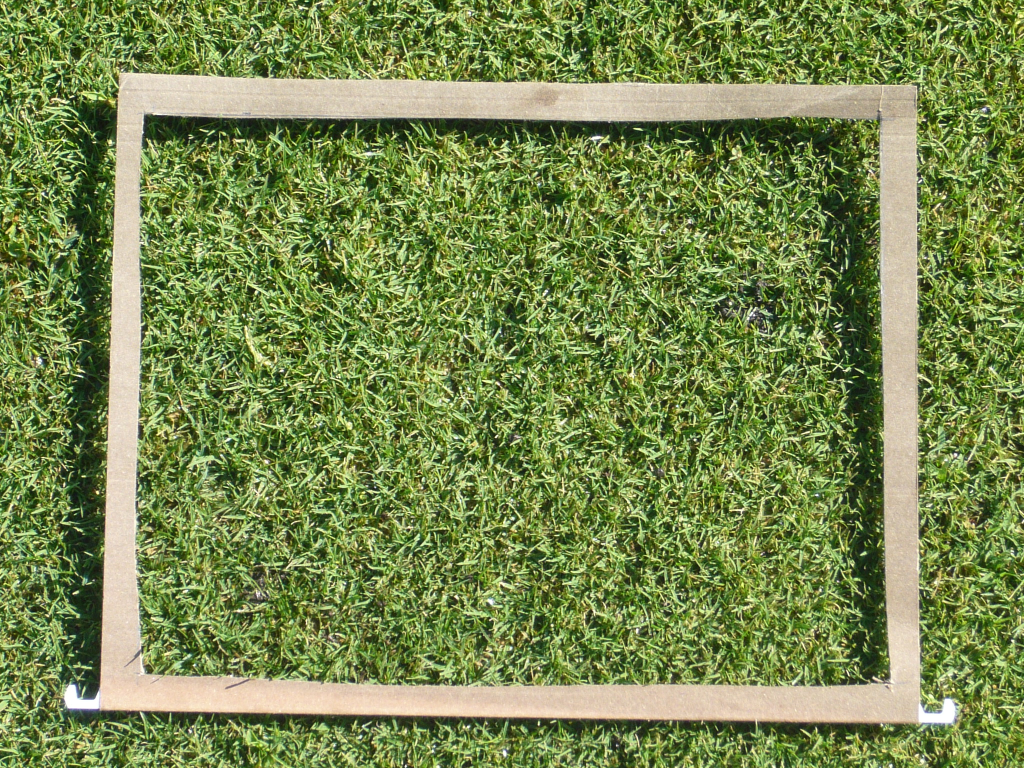
#> input picture data/original/Patch 7.JPG, 2048 x 1536 px, found by its file name (shown at 1/2 size)
$ python plot_random_walker_segmentation.py
#> lines starting #> are read from the running program, lines starting #| are printed output that depends on the picture; after the words box and inside, x2 and y2 are one past the last pixel; in counts of white or black regions, pixels touching at a corner belong together
"""
==========================
Random walker segmentation
==========================

The random walker algorithm [1]_  determines the segmentation of an image from
a set of markers labeling several phases (2 or more). An anisotropic diffusion
equation is solved with tracers initiated at the markers' position. The local
diffusivity coefficient is greater if neighboring pixels have similar values,
so that diffusion is difficult across high gradients. The label of each unknown
pixel is attributed to the label of the known marker that has the highest
probability to be reached first during this diffusion process.

In this example, two phases are clearly visible, but the data are too
noisy to perform the segmentation from the histogram only. We determine
markers of the two phases from the extreme tails of the histogram of gray
values, and use the random walker for the segmentation.

.. [1] *Random walks for image segmentation*, Leo Grady, IEEE Trans. Pattern
       Anal. Mach. Intell. 2006 Nov; 28(11):1768-83

"""
import numpy as np
import matplotlib.pyplot as plt
from skimage import io, img_as_float
from skimage import transform
from skimage import color

from skimage.segmentation import random_walker


image = io.imread(
    "D:\\Dropbox\\Turfgrass software project\\Pictures taken\\Patch 7.JPG")
#> image is the input picture: shape (1536, 2048, 3); mean R, G, B 118.7, 135.7, 77.8
image = img_as_float(transform.resize(image, (800, 800)))
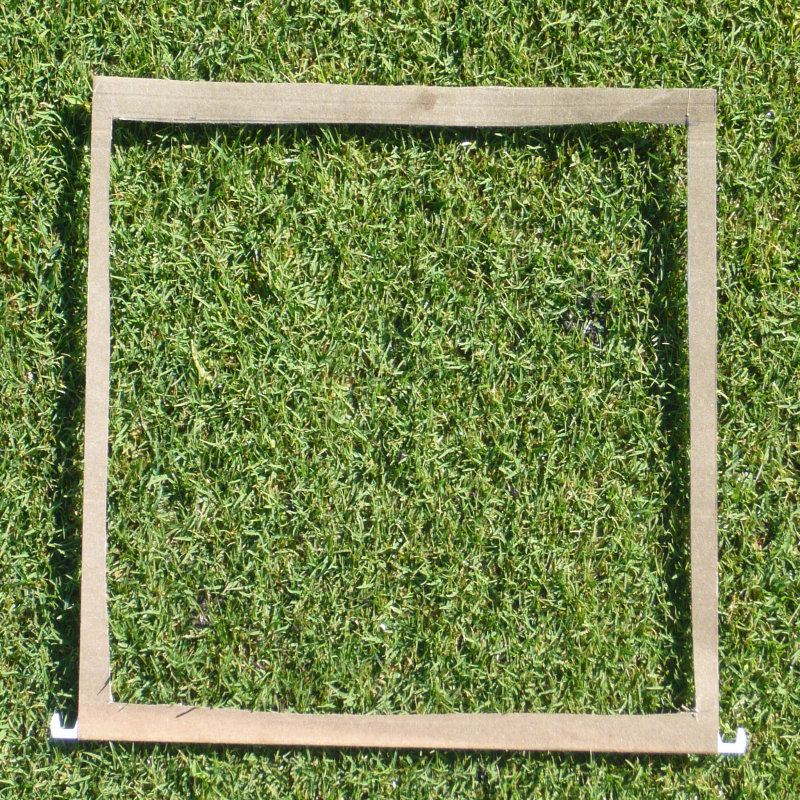
#> image: shape (800, 800, 3) float64; mean R, G, B 0.466, 0.532, 0.305
image_grey = color.rgb2gray(image)
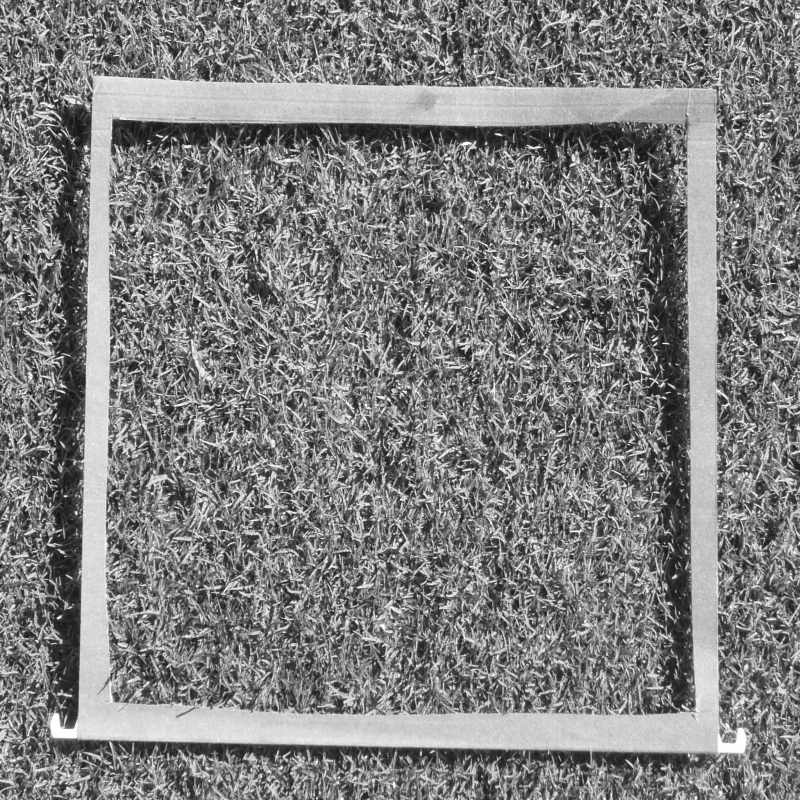
#> image_grey: shape (800, 800) float64; min 0.0716, max 1, mean 0.502

# print(image_grey)
markers = np.zeros(image_grey.shape, dtype=np.uint)
markers[image_grey < 0.3] = 1
markers[image_grey > 0.7] = 2

# print(markers)
# Run random walker algorithm
labels = random_walker(image_grey, markers, beta=10, mode='bf')
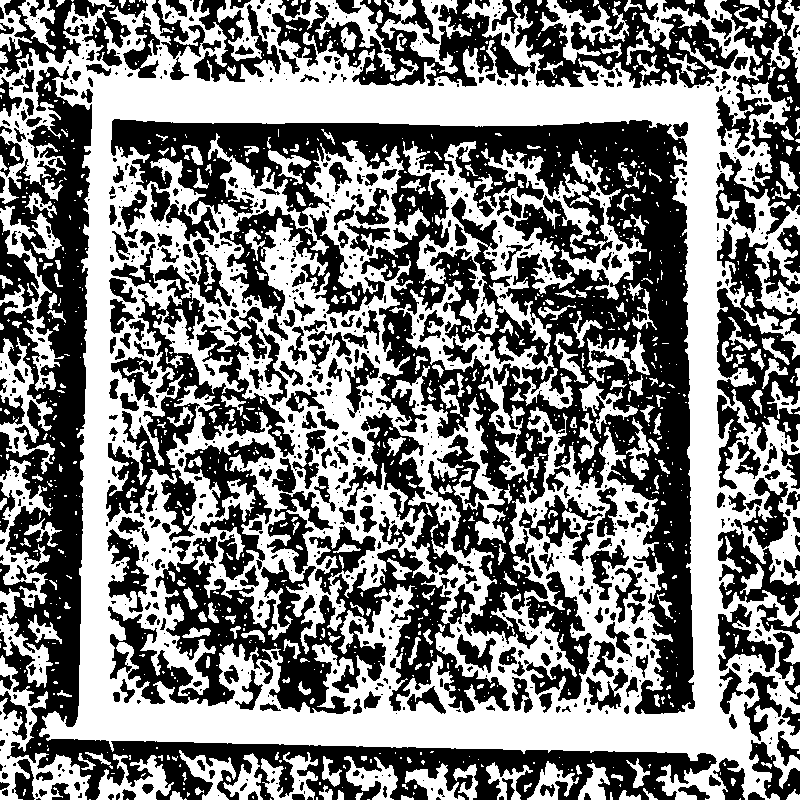
#> labels: shape (800, 800) uint64; values 1 (black) and 2 (white), 49.9% white; 1335 white regions (1038 under 20 px), largest, box (x1, y1, x2, y2) and area: (0, 0, 800, 800) 241436, (389, 141, 598, 482) 17856, (0, 655, 91, 800) 4023
print(labels)
#> (printed output is left out)

# Plot results
fig, (ax1, ax2, ax3) = plt.subplots(1, 3, figsize=(8, 3.2))
ax1.imshow(image_grey, cmap='gray', interpolation='nearest')
ax1.axis('off')
ax1.set_title('Noisy data')
ax2.imshow(markers, cmap='hot', interpolation='nearest')
ax2.axis('off')
ax2.set_title('Markers')
ax3.imshow(labels, cmap='gray', interpolation='nearest')
ax3.axis('off')
ax3.set_title('Segmentation')

fig.subplots_adjust(hspace=0.01, wspace=0.01, top=1, bottom=0, left=0,
                    right=1)
plt.show()
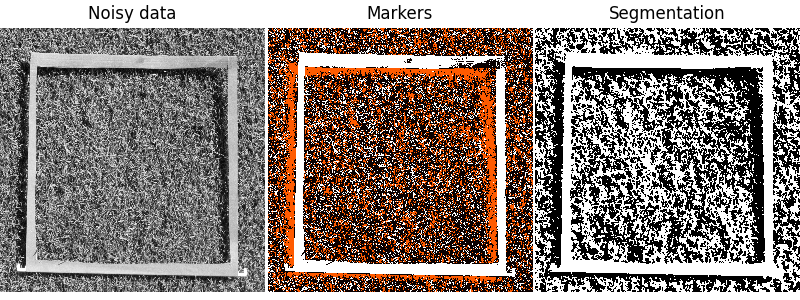
#> figure drawn by matplotlib, 3 panels

$ run again, with data/original/Patch 10.JPG copied over data/original/Patch 7.JPG
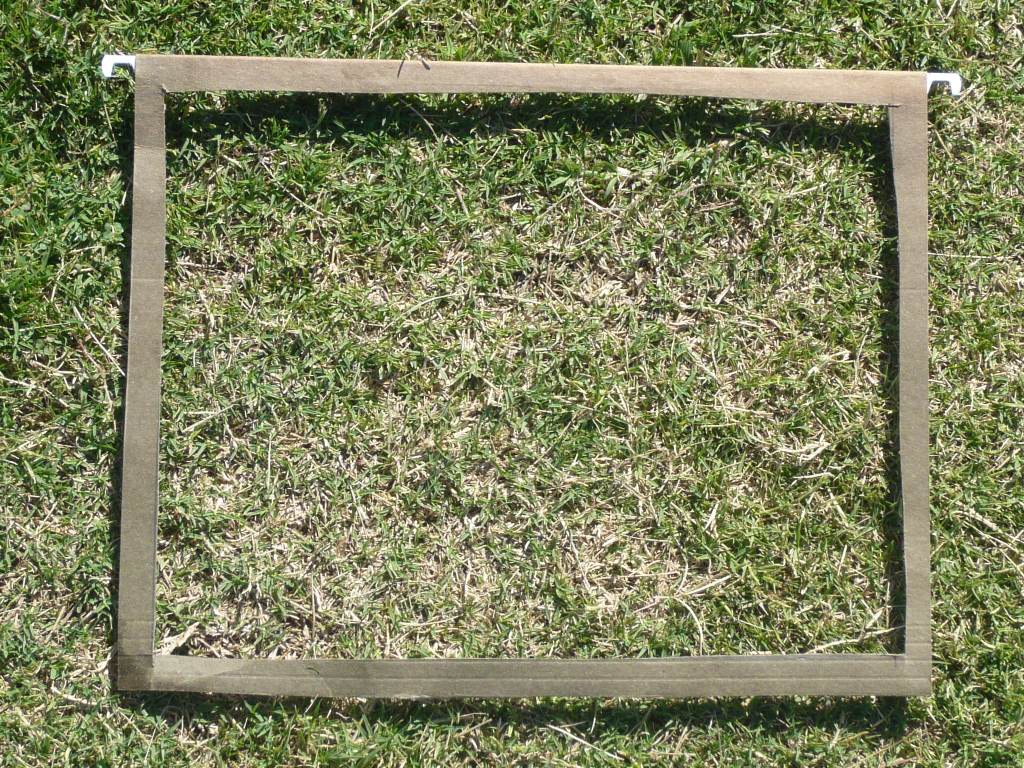
#> input picture data/original/Patch 10.JPG, 2048 x 1536 px, found by its file name (shown at 1/2 size)
#> image is the input picture: shape (1536, 2048, 3); mean R, G, B 126.8, 130.9, 93.1
#> image: shape (800, 800, 3) float64
#> `labels = random_walker(image_grey, markers, beta=10, mode='bf')`:
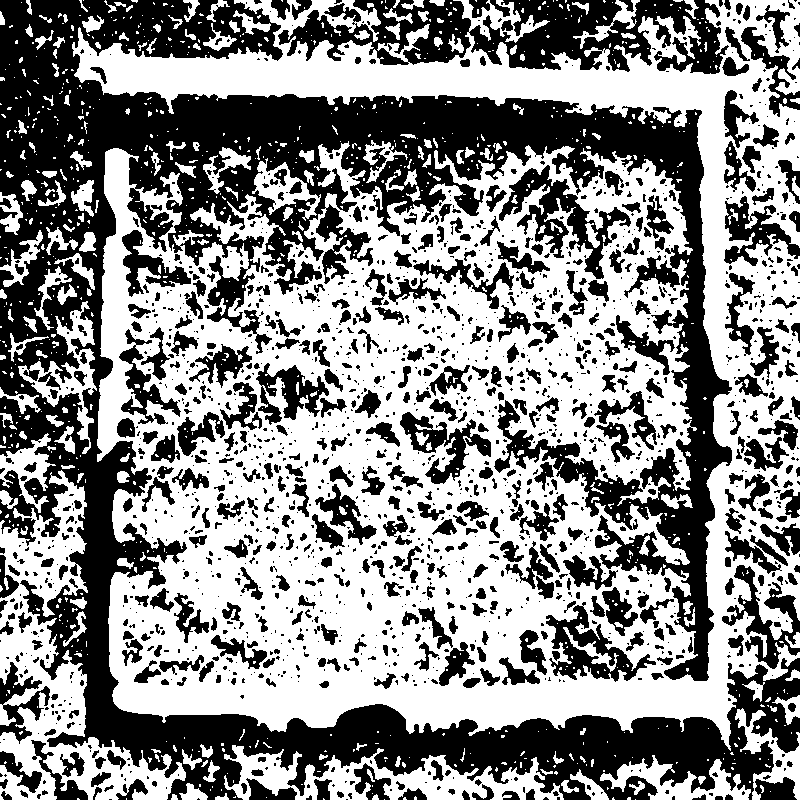
#> labels: shape (800, 800) uint64; values 1 (black) and 2 (white), 54.6% white; 1791 black regions (1217 under 20 px), largest, box (x1, y1, x2, y2) and area: (0, 0, 800, 800) 172432, (278, 0, 729, 74) 17586, (499, 165, 631, 279) 4322
#> (printed output is left out)
#> `plt.show()`:
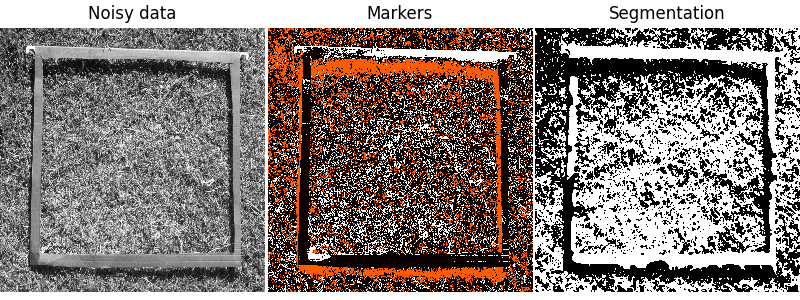
#> figure drawn by matplotlib, 3 panels

$ run again, with data/original/Patch 2.JPG copied over data/original/Patch 7.JPG
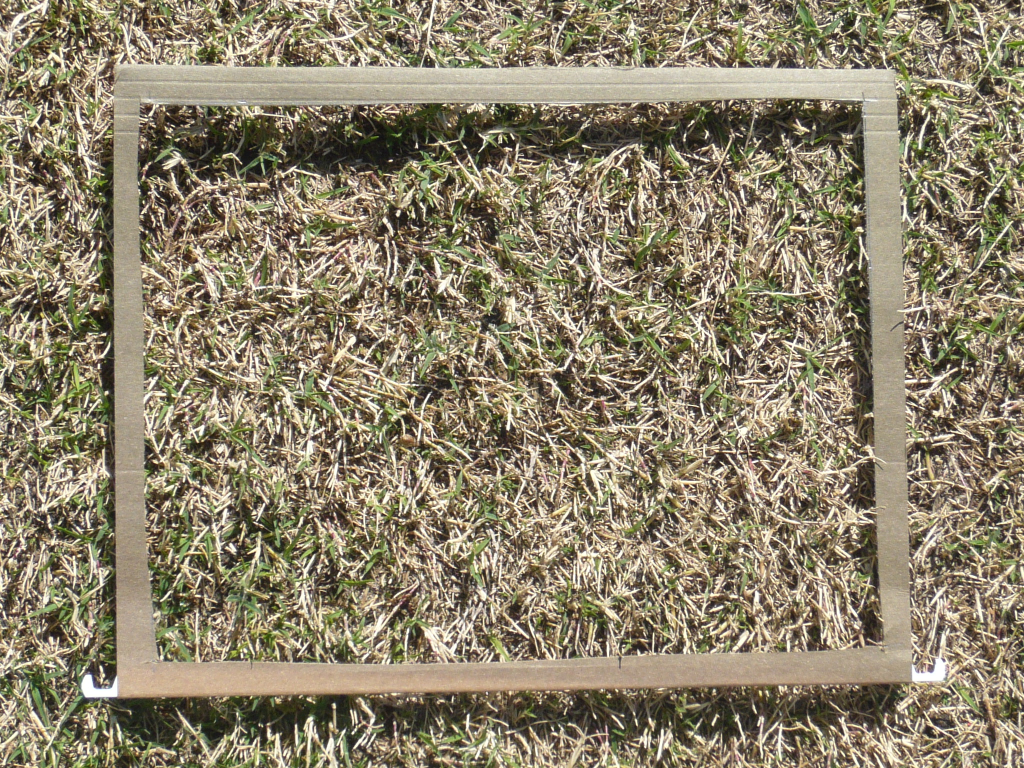
#> input picture data/original/Patch 2.JPG, 2048 x 1536 px, found by its file name (shown at 1/2 size)
#> image is the input picture: shape (1536, 2048, 3); mean R, G, B 139.7, 129.6, 106.2
#> image: shape (800, 800, 3) float64
#> `labels = random_walker(image_grey, markers, beta=10, mode='bf')`:
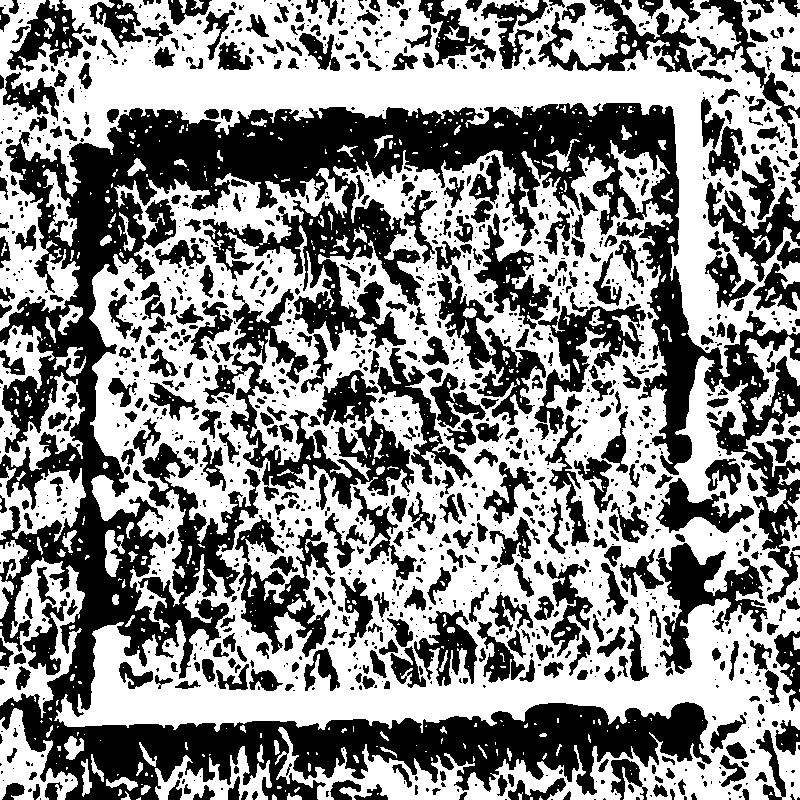
#> labels: shape (800, 800) uint64; values 1 (black) and 2 (white), 54.1% white; 1571 black regions (997 under 20 px), largest, box (x1, y1, x2, y2) and area: (0, 103, 800, 800) 145418, (203, 352, 414, 509) 7630, (656, 543, 768, 674) 5326
#> (printed output is left out)
#> `plt.show()`:
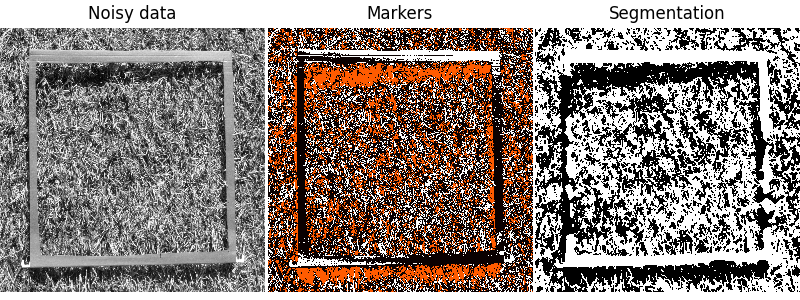
#> figure drawn by matplotlib, 3 panels

$ run again, with data/original/Patch 3.JPG copied over data/original/Patch 7.JPG
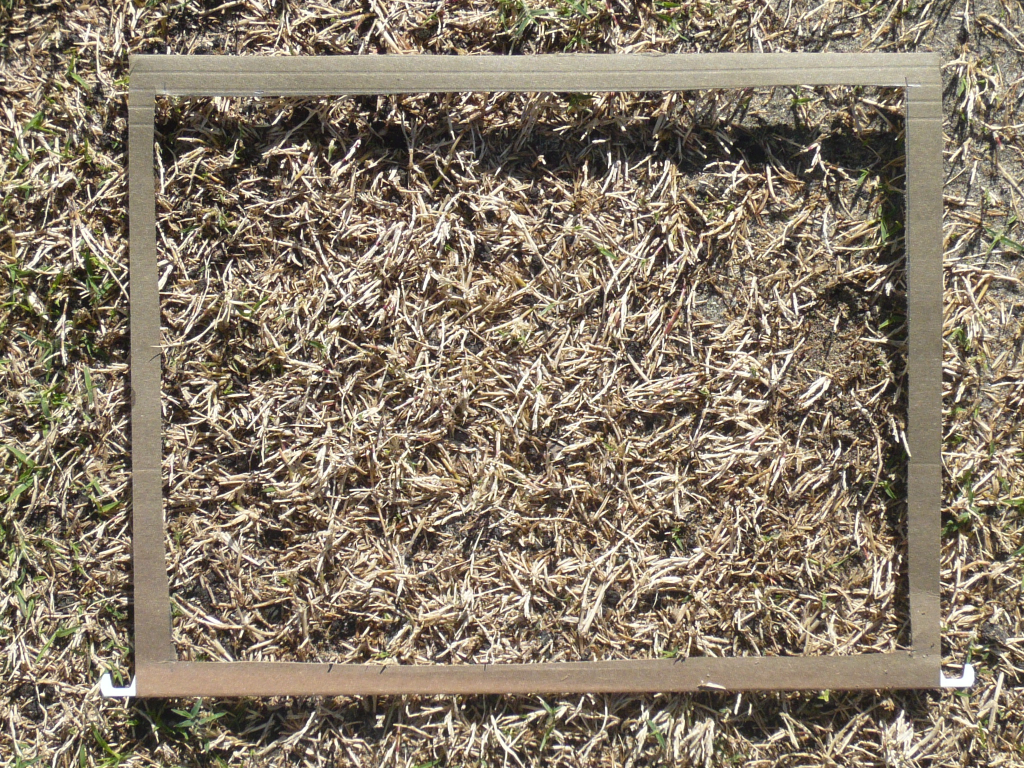
#> input picture data/original/Patch 3.JPG, 2048 x 1536 px, found by its file name (shown at 1/2 size)
#> image is the input picture: shape (1536, 2048, 3); mean R, G, B 135.9, 123, 105.1
#> image: shape (800, 800, 3) float64
#> `labels = random_walker(image_grey, markers, beta=10, mode='bf')`:
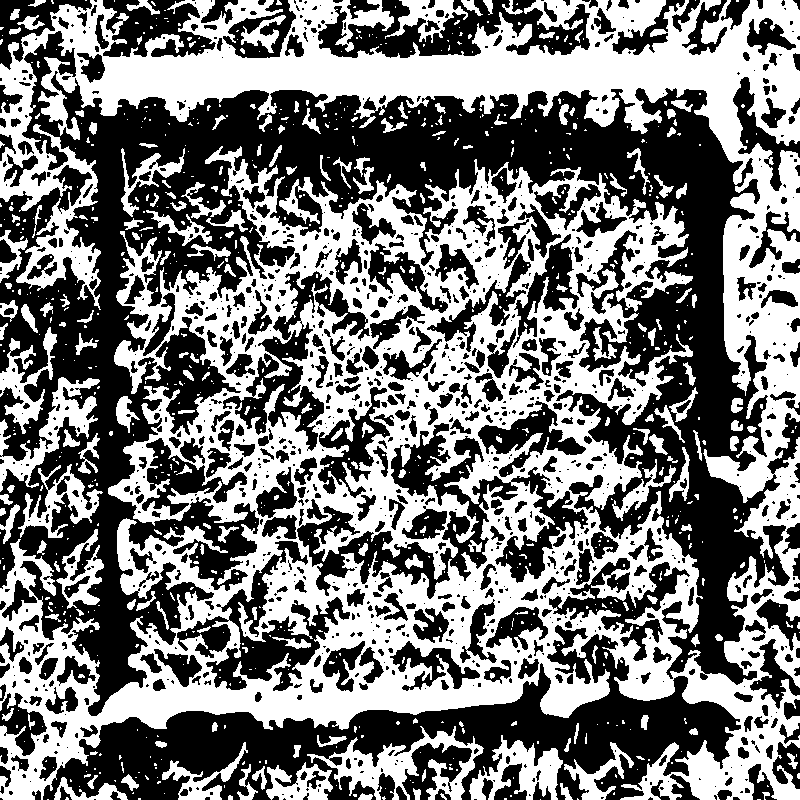
#> labels: shape (800, 800) uint64; values 1 (black) and 2 (white), 47.5% white; 912 white regions (710 under 20 px), largest, box (x1, y1, x2, y2) and area: (0, 0, 800, 800) 261425, (307, 726, 484, 800) 4161, (0, 377, 100, 492) 3080
#> (printed output is left out)
#> `plt.show()`:
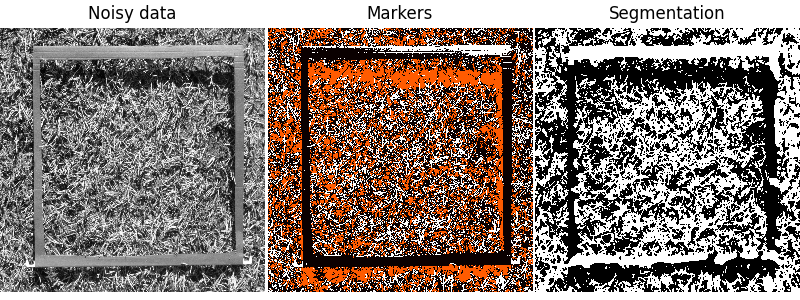
#> figure drawn by matplotlib, 3 panels
